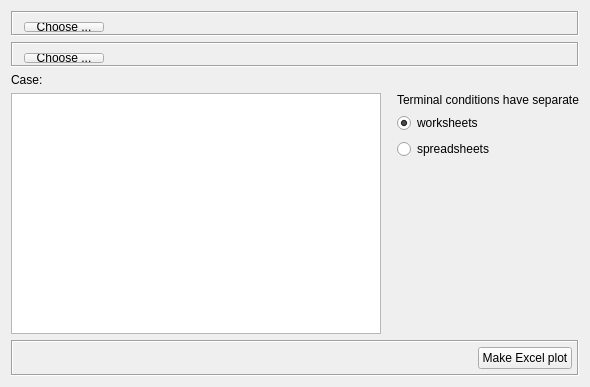
<?xml version="1.0" encoding="UTF-8"?>
<ui version="4.0">
 <class>MainWindow</class>
 <widget class="QMainWindow" name="MainWindow">
  <property name="geometry">
   <rect>
    <x>0</x>
    <y>0</y>
    <width>590</width>
    <height>387</height>
   </rect>
  </property>
  <property name="sizePolicy">
   <sizepolicy hsizetype="Minimum" vsizetype="Minimum">
    <horstretch>0</horstretch>
    <verstretch>0</verstretch>
   </sizepolicy>
  </property>
  <property name="minimumSize">
   <size>
    <width>590</width>
    <height>300</height>
   </size>
  </property>
  <property name="maximumSize">
   <size>
    <width>16777215</width>
    <height>500</height>
   </size>
  </property>
  <property name="windowTitle">
   <string>Matrix Plot</string>
  </property>
  <property name="toolButtonStyle">
   <enum>Qt::ToolButtonFollowStyle</enum>
  </property>
  <widget class="QWidget" name="centralWidget">
   <layout class="QGridLayout" name="gridLayout_4">
    <item row="0" column="0" colspan="2">
     <layout class="QHBoxLayout" name="horizontalLayout_2">
      <property name="sizeConstraint">
       <enum>QLayout::SetMinimumSize</enum>
      </property>
      <item>
       <widget class="QFrame" name="frameInputDir">
        <property name="sizePolicy">
         <sizepolicy hsizetype="Preferred" vsizetype="Preferred">
          <horstretch>0</horstretch>
          <verstretch>0</verstretch>
         </sizepolicy>
        </property>
        <property name="minimumSize">
         <size>
          <width>532</width>
          <height>25</height>
         </size>
        </property>
        <property name="autoFillBackground">
         <bool>false</bool>
        </property>
        <property name="frameShape">
         <enum>QFrame::Box</enum>
        </property>
        <property name="frameShadow">
         <enum>QFrame::Sunken</enum>
        </property>
        <property name="lineWidth">
         <number>1</number>
        </property>
        <widget class="QWidget" name="horizontalLayoutWidget">
         <property name="geometry">
          <rect>
           <x>0</x>
           <y>0</y>
           <width>106</width>
           <height>32</height>
          </rect>
         </property>
         <layout class="QHBoxLayout" name="lblLayout">
          <property name="sizeConstraint">
           <enum>QLayout::SetDefaultConstraint</enum>
          </property>
          <property name="leftMargin">
           <number>5</number>
          </property>
          <property name="rightMargin">
           <number>5</number>
          </property>
          <item>
           <widget class="QPushButton" name="btnChooseInputDir">
            <property name="sizePolicy">
             <sizepolicy hsizetype="Fixed" vsizetype="Fixed">
              <horstretch>0</horstretch>
              <verstretch>0</verstretch>
             </sizepolicy>
            </property>
            <property name="focusPolicy">
             <enum>Qt::TabFocus</enum>
            </property>
            <property name="text">
             <string>Choose ...</string>
            </property>
           </widget>
          </item>
         </layout>
        </widget>
       </widget>
      </item>
     </layout>
    </item>
    <item row="1" column="0" colspan="2">
     <layout class="QHBoxLayout" name="horizontalLayout_3">
      <property name="sizeConstraint">
       <enum>QLayout::SetMinimumSize</enum>
      </property>
      <item>
       <widget class="QFrame" name="frameOutputDir">
        <property name="sizePolicy">
         <sizepolicy hsizetype="Preferred" vsizetype="Preferred">
          <horstretch>0</horstretch>
          <verstretch>0</verstretch>
         </sizepolicy>
        </property>
        <property name="minimumSize">
         <size>
          <width>532</width>
          <height>25</height>
         </size>
        </property>
        <property name="autoFillBackground">
         <bool>false</bool>
        </property>
        <property name="frameShape">
         <enum>QFrame::Box</enum>
        </property>
        <property name="frameShadow">
         <enum>QFrame::Sunken</enum>
        </property>
        <property name="lineWidth">
         <number>1</number>
        </property>
        <widget class="QWidget" name="horizontalLayoutWidget_2">
         <property name="geometry">
          <rect>
           <x>0</x>
           <y>0</y>
           <width>106</width>
           <height>32</height>
          </rect>
         </property>
         <layout class="QHBoxLayout" name="lblLayout_2">
          <property name="sizeConstraint">
           <enum>QLayout::SetDefaultConstraint</enum>
          </property>
          <property name="leftMargin">
           <number>5</number>
          </property>
          <property name="rightMargin">
           <number>5</number>
          </property>
          <item>
           <widget class="QPushButton" name="btnChooseOutputDir">
            <property name="sizePolicy">
             <sizepolicy hsizetype="Fixed" vsizetype="Fixed">
              <horstretch>0</horstretch>
              <verstretch>0</verstretch>
             </sizepolicy>
            </property>
            <property name="focusPolicy">
             <enum>Qt::TabFocus</enum>
            </property>
            <property name="text">
             <string>Choose ...</string>
            </property>
           </widget>
          </item>
         </layout>
        </widget>
       </widget>
      </item>
     </layout>
    </item>
    <item row="2" column="0">
     <layout class="QGridLayout" name="gridLayout_3">
      <property name="sizeConstraint">
       <enum>QLayout::SetMinimumSize</enum>
      </property>
      <item row="0" column="0">
       <layout class="QGridLayout" name="gridLayout">
        <property name="sizeConstraint">
         <enum>QLayout::SetMinimumSize</enum>
        </property>
        <property name="rightMargin">
         <number>10</number>
        </property>
        <item row="0" column="0">
         <widget class="QLabel" name="lblCase">
          <property name="text">
           <string>Case:</string>
          </property>
         </widget>
        </item>
        <item row="1" column="0">
         <widget class="QListWidget" name="lstCase">
          <property name="selectionMode">
           <enum>QAbstractItemView::ExtendedSelection</enum>
          </property>
         </widget>
        </item>
       </layout>
      </item>
     </layout>
    </item>
    <item row="2" column="1">
     <layout class="QFormLayout" name="formLayout">
      <property name="sizeConstraint">
       <enum>QLayout::SetMinimumSize</enum>
      </property>
      <property name="fieldGrowthPolicy">
       <enum>QFormLayout::FieldsStayAtSizeHint</enum>
      </property>
      <property name="labelAlignment">
       <set>Qt::AlignLeading|Qt::AlignLeft|Qt::AlignVCenter</set>
      </property>
      <property name="topMargin">
       <number>20</number>
      </property>
      <item row="0" column="0">
       <widget class="QLabel" name="label">
        <property name="sizeIncrement">
         <size>
          <width>0</width>
          <height>0</height>
         </size>
        </property>
        <property name="text">
         <string>Terminal conditions have separate</string>
        </property>
       </widget>
      </item>
      <item row="1" column="0">
       <widget class="QRadioButton" name="rdoWorksheets">
        <property name="enabled">
         <bool>true</bool>
        </property>
        <property name="text">
         <string>worksheets</string>
        </property>
        <property name="checked">
         <bool>true</bool>
        </property>
       </widget>
      </item>
      <item row="2" column="0">
       <widget class="QRadioButton" name="rdoSpreadsheets">
        <property name="text">
         <string>spreadsheets</string>
        </property>
       </widget>
      </item>
     </layout>
    </item>
    <item row="3" column="0" colspan="2">
     <widget class="QFrame" name="frame_2">
      <property name="sizePolicy">
       <sizepolicy hsizetype="Preferred" vsizetype="Preferred">
        <horstretch>0</horstretch>
        <verstretch>0</verstretch>
       </sizepolicy>
      </property>
      <property name="minimumSize">
       <size>
        <width>532</width>
        <height>20</height>
       </size>
      </property>
      <property name="autoFillBackground">
       <bool>false</bool>
      </property>
      <property name="frameShape">
       <enum>QFrame::Box</enum>
      </property>
      <property name="frameShadow">
       <enum>QFrame::Sunken</enum>
      </property>
      <property name="lineWidth">
       <number>1</number>
      </property>
      <layout class="QGridLayout" name="gridLayout_2">
       <property name="sizeConstraint">
        <enum>QLayout::SetMinimumSize</enum>
       </property>
       <property name="leftMargin">
        <number>5</number>
       </property>
       <property name="topMargin">
        <number>5</number>
       </property>
       <property name="rightMargin">
        <number>5</number>
       </property>
       <property name="bottomMargin">
        <number>5</number>
       </property>
       <item row="0" column="0">
        <layout class="QHBoxLayout" name="horizontalLayout">
         <property name="sizeConstraint">
          <enum>QLayout::SetMinimumSize</enum>
         </property>
         <item>
          <widget class="QLabel" name="lblErrorReport">
           <property name="palette">
            <palette>
             <active>
              <colorrole role="WindowText">
               <brush brushstyle="SolidPattern">
                <color alpha="255">
                 <red>255</red>
                 <green>0</green>
                 <blue>0</blue>
                </color>
               </brush>
              </colorrole>
             </active>
             <inactive>
              <colorrole role="WindowText">
               <brush brushstyle="SolidPattern">
                <color alpha="255">
                 <red>255</red>
                 <green>0</green>
                 <blue>0</blue>
                </color>
               </brush>
              </colorrole>
             </inactive>
             <disabled>
              <colorrole role="WindowText">
               <brush brushstyle="SolidPattern">
                <color alpha="255">
                 <red>120</red>
                 <green>120</green>
                 <blue>120</blue>
                </color>
               </brush>
              </colorrole>
             </disabled>
            </palette>
           </property>
           <property name="text">
            <string/>
           </property>
          </widget>
         </item>
         <item>
          <widget class="QPushButton" name="btnMakePlot">
           <property name="sizePolicy">
            <sizepolicy hsizetype="Fixed" vsizetype="Fixed">
             <horstretch>0</horstretch>
             <verstretch>0</verstretch>
            </sizepolicy>
           </property>
           <property name="focusPolicy">
            <enum>Qt::TabFocus</enum>
           </property>
           <property name="text">
            <string>Make Excel plot</string>
           </property>
          </widget>
         </item>
        </layout>
       </item>
      </layout>
     </widget>
    </item>
   </layout>
   <zorder></zorder>
   <zorder></zorder>
   <zorder>frame_2</zorder>
   <zorder>formLayoutWidget</zorder>
  </widget>
 </widget>
 <layoutdefault spacing="6" margin="11"/>
 <resources/>
 <connections/>
</ui>
